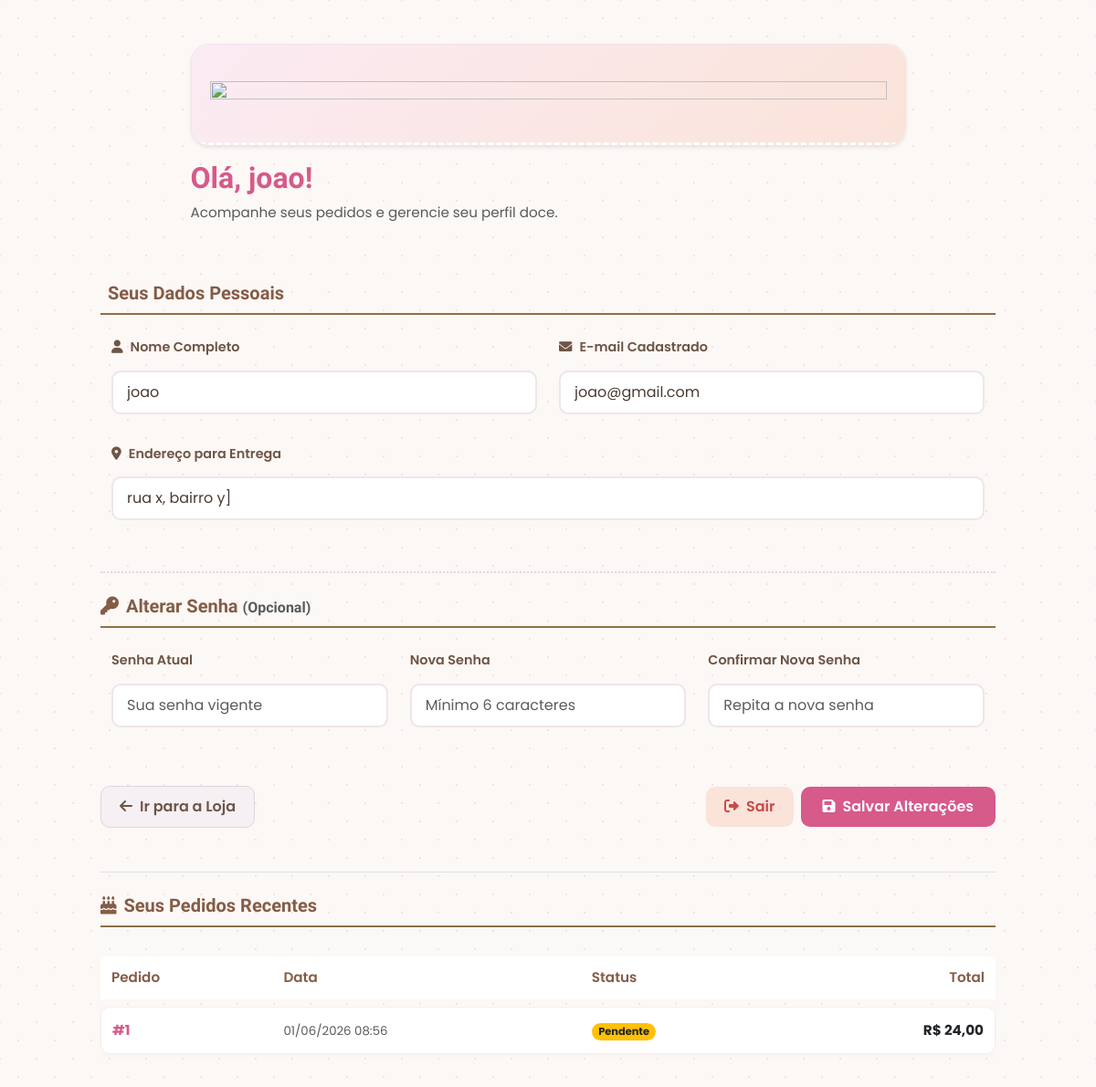
Page /minha_conta.php (signed in) on the committed database.
### tables this page shows
CREATE TABLE `usuarios` (
  `id` int(11) NOT NULL,
  `nome` varchar(100) NOT NULL,
  `email` varchar(150) NOT NULL,
  `cpf` char(11) NOT NULL,
  `telefone` varchar(20) DEFAULT NULL,
  `endereco` varchar(255) DEFAULT NULL,
  `foto` varchar(255) DEFAULT NULL,
  `senha` varchar(255) NOT NULL,
  `tipo` enum('admin','cliente') NOT NULL
);

CREATE TABLE `pedidos` (
  `id` int(11) NOT NULL,
  `id_cliente` int(11) NOT NULL,
  `valor_total` decimal(10,2) NOT NULL,
  `status` varchar(50) NOT NULL DEFAULT 'pendente',
  `observacao` text DEFAULT NULL,
  `tipo` enum('normal','personalizado') NOT NULL DEFAULT 'normal',
  `imagem_referencia` varchar(255) DEFAULT NULL,
  `qtd_itens` int(11) NOT NULL DEFAULT 0,
  `data_pedido` datetime NOT NULL DEFAULT current_timestamp(),
  `data_entrega` datetime NOT NULL,
  `forma_pagamento` varchar(50) DEFAULT NULL,
  `tipo_entrega` enum('retirada','entrega') DEFAULT 'retirada',
  `hora_entrega` time NOT NULL
);

### inc/database.php (called while the page is built, shortened)
<?php
    function open_database() {
    $options = [
        PDO::ATTR_ERRMODE            => PDO::ERRMODE_EXCEPTION,
        PDO::ATTR_DEFAULT_FETCH_MODE => PDO::FETCH_ASSOC,
        PDO::ATTR_EMULATE_PREPARES   => false,
    ];
    try {
        return new PDO(DB_DSN, DB_USER, DB_PASSWORD, $options);
    } catch (PDOException $e) {
        error_log($e->getMessage());
        die('Erro de conexão com o banco.');
    }
}
    function find( $table, $id = null ) {
        $database = open_database();
        $found = null;
        try {
            if ($id) {
                $sql = $database->prepare("SELECT * FROM $table WHERE id = ?");
                $sql->execute([$id]);
                $found = $sql->fetch(PDO::FETCH_ASSOC);
            }
        }
        catch (Exception $e) {
            $_SESSION['message'] = $e->GetMessage();
            $_SESSION['type'] = 'danger';
        }
        return $found;
    }
?>

### minha_conta.php (the view, shortened to what this page needs)
<?php
require_once ABSPATH . 'inc/database.php';
$userId = intval($_SESSION['id'] ?? 0);
$user = find('usuarios', $userId);
$database = open_database();
$stmtPedidos = $database->prepare("
    SELECT *
    FROM pedidos
    WHERE id_cliente = ?
    ORDER BY data_pedido ASC
");
$stmtPedidos->execute([$userId]);
$pedidos = $stmtPedidos->fetchAll(PDO::FETCH_ASSOC);
$nome = $user['nome'] ?? $_SESSION['nome'] ?? 'Cliente';
$email = $user['email'] ?? $_SESSION['email'] ?? '';
$endereco = $user['endereco'] ?? '';
?>
<!DOCTYPE html>
<html lang="pt-br">
<head>
    <link rel="stylesheet" href="css_pda/bootstrap/css/bootstrap.min.css">
    <link rel="stylesheet" href="css_pda/style_pda.css">
    <link rel="stylesheet" href="https://cdnjs.cloudflare.com/ajax/libs/font-awesome/6.0.0/css/all.min.css">
</head>
<body class="bg-confeitaria">
<div class="container py-5">
    <div class="row justify-content-center">
        <div class="col-lg-9">
            <div class="conta-card shadow-sm">
                <div class="conta-header text-center">
                            <?php
                    if (!empty($user['foto']) && file_exists($user['foto'])):
                    ?>
                        <img src="<?php echo htmlspecialchars($user['foto']); ?>" class="avatar-img" id="previewFoto">
                    <?php else: ?>
                        <img src="imagens/uploads/usuarios/usuario_basico.jpg" class="avatar-img" id="previewFoto">
                    <?php endif; ?>
                </div>
            </div>
                    <h2 class="mt-3 title-confeitaria">Olá, <?php echo htmlspecialchars($nome); ?>!</h2>
                    <p class="text-muted">Acompanhe seus pedidos e gerencie seu perfil doce.</p>
                </div>
                <div class="conta-body p-4 p-md-5">
                    <form action="salvar_conta.php" method="POST" enctype="multipart/form-data">
                        <h5 class="section-title mb-4"><i class="fas fa-user-cookie me-2"></i>Seus Dados Pessoais</h5>
                        <div class="row">
                            <div class="col-md-6 mb-4">
                                <label class="form-label-custom"><i class="fas fa-user me-2"></i>Nome Completo</label>
                                <input type="text" name="nome" class="form-control form-control-custom" value="<?php echo htmlspecialchars($nome); ?>" required>
                            </div>
                            <div class="col-md-6 mb-4">
                                <label class="form-label-custom"><i class="fas fa-envelope me-2"></i>E-mail Cadastrado</label>
                                <input type="email" name="email" class="form-control form-control-custom" value="<?php echo htmlspecialchars($email); ?>" required>
                            </div>
                            <div class="col-12 mb-4">
                                <label class="form-label-custom"><i class="fas fa-location-dot : me-2"></i>Endereço para Entrega</label>
                                <input type="text" name="endereco" class="form-control form-control-custom" value="<?php echo htmlspecialchars($endereco); ?>" placeholder="Rua, número, bairro, cidade e CEP">
                            </div>
                        </div>
                        <hr class="my-4 custom-hr">
                        <h5 class="section-title mb-4"><i class="fas fa-key me-2"></i>Alterar Senha <small class="text-muted fs-6">(Opcional)</small></h5>
                        <div class="row">
                            <div class="col-md-4 mb-4">
                                <label class="form-label-custom">Senha Atual</label>
                                <input type="password" name="senha_atual" class="form-control form-control-custom" placeholder="Sua senha vigente">
                            </div>
                            <div class="col-md-4 mb-4">
                                <label class="form-label-custom">Nova Senha</label>
                                <input type="password" name="nova_senha" class="form-control form-control-custom" placeholder="Mínimo 6 caracteres">
                            </div>
                            <div class="col-md-4 mb-4">
                                <label class="form-label-custom">Confirmar Nova Senha</label>
                                <input type="password" name="confirmar_senha" class="form-control form-control-custom" placeholder="Repita a nova senha">
                            </div>
                        </div>
                        <div class="d-flex justify-content-between align-items-center mt-4 pt-2 flex-wrap gap-3">
                            <a href="index.php" class="btn btn-custom-secondary">
                                <i class="fas fa-arrow-left me-2"></i>Ir para a Loja
                            </a>
                            <div class="d-flex gap-2 flex-wrap">
                                <a href="inc/logout.php" class="btn btn-custom-danger">
                                    <i class="fas fa-right-from-bracket me-2"></i>Sair
                                </a>
                                <button type="submit" class="btn btn-custom-primary">
                                    <i class="fas fa-floppy-disk me-2"></i>Salvar Alterações
                                </button>
                            </div>
                        </div>
                    </form>
                    <div class="pedidos-box mt-5 pt-4 border-top custom-border">
                        <h5 class="section-title mb-4">
                            <i class="fas fa-cake-candles me-2"></i>Seus Pedidos Recentes
                        </h5>
                        <?php if (!empty($pedidos)): ?>
                            <div class="table-responsive-md">
                                <table class="table table-custom align-middle">
                                    <thead>
                                        <tr>
                                            <th>Pedido</th>
                                            <th>Data</th>
                                            <th>Status</th>
                                            <th class="text-end">Total</th>
                                        </tr>
                                    </thead>
                                    <tbody>
                                        <?php foreach ($pedidos as $pedido): ?>
                                            <tr>
                                                <td><span class="fw-bold text-pink">#<?php echo $pedido['id']; ?></span></td>
                                                <td><small class="text-muted"><?php echo date('d/m/Y H:i', strtotime($pedido['data_pedido'])); ?></small></td>
                                                <td>
                                                    <?php
                                                        $statusClass = 'bg-warning text-dark';
                                                    ?>
                                                    <span class="badge rounded-pill <?php echo $statusClass; ?>">
                                                        <?php echo ucfirst($pedido['status']); ?>
                                                    </span>
                                                </td>
                                                <td class="text-end fw-bold text-dark">R$ <?php echo number_format($pedido['valor_total'], 2, ',', '.'); ?></td>
                                            </tr>
                                        <?php endforeach; ?>
                                    </tbody>
                                </table>
                            </div>
                        <?php endif; ?>
                    </div>
                </div>
            </div>
        </div>
</body>
</html>

### css_pda/style_pda.css (style rules this page uses)
body { font-family:Arial,Helvetica,sans-serif; }
input { display:block;width:100%;padding:.5rem;margin:.5rem 0;border:1px solid #ccc;border-radius:4px }
a { color:#06c }
.container { display: flex; gap: 2rem; padding: 2rem; flex-wrap: wrap; }
.row { display: flex; justify-content: space-between; margin: 0.5rem 0; font-size: 0.95rem; }
.container { display: flex; gap: 2rem; padding: 2rem; }
.row { display: flex; justify-content: space-between; margin: 0.5rem 0; }
:root { --primary-color: #d65a7d; --primary-hover: #b83f60; --secondary-color: #4a3e3d; --bg-light: #fff9f9; --text-dark: #2d2525; --text-muted: #756a6a; }
body { font-family: 'Montserrat', sans-serif; color: var(--text-dark); background-color: var(--bg-light); }
h2, .section-title { font-family: 'Playfair Display', serif; color: var(--secondary-color); font-weight: 600; }
.row.justify-content-center { display: flex !important; flex-wrap: wrap !important; justify-content: center !important; float: none !important; width: 100% !important; margin: 0 auto !important; }
* { margin: 0; padding: 0; box-sizing: border-box; }
body { background: #fdf9f9; font-family: 'Plus Jakarta Sans', sans-serif; color: #5A433D !important; }
.section-title { border-bottom: 2px solid #8b6f47; padding-bottom: 10px; margin-bottom: 15px; }
body.bg-confeitaria { background-color: #fcf8f5; background-image: radial-gradient(#f3e1ec 1.5px, transparent 1.5px), radial-gradient(#f3e1ec 1.5px, #fcf8f5 1.5px); background-size: 40px 40px; background-position: 0 0, 20px 20px; font-family: 'Poppins', sans-serif; color: #4a3b32; }
.title-confeitaria { font-family: 'Comfortaa', cursive; color: #d65a8a; font-weight: 700; }
.conta-card { background: #ffffff; border-radius: 20px; overflow: hidden; border: 1px solid #f0e2eb; }
.conta-header { background: linear-gradient(135deg, #fbebf3 0%, #fae3d9 100%); padding: 40px 20px; border-bottom: 3px dashed #ffffff; }
.avatar-img { width: 100%; height: 100%; object-fit: cover; }
.text-pink { color: #d65a8a; }
.section-title { font-family: 'Comfortaa', cursive; color: #845c47; font-weight: 700; }
.form-label-custom { font-size: 0.9rem; font-weight: 600; color: #6e5546; margin-bottom: 6px; }
.form-control-custom { border: 2px solid #eee5ec; border-radius: 10px; padding: 10px 15px; color: #4a3b32; transition: all 0.2s ease; }
.custom-hr { border-top: 2px dotted #e6d5e1; opacity: 1; }
.btn-custom-primary { background-color: #d65a8a; border: none; color: white; padding: 10px 24px; border-radius: 10px; font-weight: 600; transition: all 0.2s ease; }
.btn-custom-secondary { background-color: #f5f0f3; color: #6e5546; border: 1px solid #e1d5de; padding: 10px 20px; border-radius: 10px; font-weight: 600; }
.btn-custom-danger { background-color: #fae3d9; color: #c94a4a; border: none; padding: 10px 20px; border-radius: 10px; font-weight: 600; }
.table-custom { border-collapse: separate; border-spacing: 0 8px; }
.table-custom thead th { border-bottom: none; color: #845c47; font-weight: 600; padding: 12px; }
.table-custom tbody tr { background-color: #fdfbfd; box-shadow: 0 2px 5px rgba(0,0,0,0.02); transition: transform 0.15s ease; }
.table-custom tbody td { padding: 14px 12px; border-top: 1px solid #f3edf2; border-bottom: 1px solid #f3edf2; }
.table-custom tbody td:first-child { border-left: 1px solid #f3edf2; border-top-left-radius: 10px; border-bottom-left-radius: 10px; }
.table-custom tbody td:last-child { border-right: 1px solid #f3edf2; border-top-right-radius: 10px; border-bottom-right-radius: 10px; }

### rows in the picture
usuarios: nome "joao", email "joao@gmail.com", endereco "rua x, bairro y]"
pedidos: id "1", data_pedido "01/06/2026 08:56", status "Pendente", valor_total "24,00"
